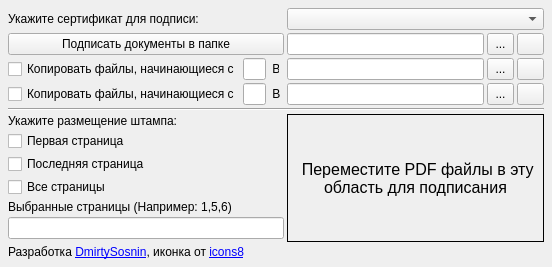
<?xml version="1.0" encoding="UTF-8"?>
<ui version="4.0">
 <class>MainWindow</class>
 <widget class="QMainWindow" name="MainWindow">
  <property name="geometry">
   <rect>
    <x>0</x>
    <y>0</y>
    <width>552</width>
    <height>252</height>
   </rect>
  </property>
  <property name="windowTitle">
   <string>Document SIGner</string>
  </property>
  <widget class="QWidget" name="centralwidget">
   <layout class="QGridLayout" name="gridLayout">
    <property name="leftMargin">
     <number>8</number>
    </property>
    <property name="topMargin">
     <number>8</number>
    </property>
    <property name="rightMargin">
     <number>8</number>
    </property>
    <property name="bottomMargin">
     <number>8</number>
    </property>
    <property name="spacing">
     <number>3</number>
    </property>
    <item row="2" column="4">
     <widget class="QLineEdit" name="lineEdit_output">
      <property name="sizePolicy">
       <sizepolicy hsizetype="Preferred" vsizetype="Fixed">
        <horstretch>0</horstretch>
        <verstretch>0</verstretch>
       </sizepolicy>
      </property>
     </widget>
    </item>
    <item row="2" column="2">
     <widget class="QLabel" name="label_6">
      <property name="sizePolicy">
       <sizepolicy hsizetype="Maximum" vsizetype="Preferred">
        <horstretch>0</horstretch>
        <verstretch>0</verstretch>
       </sizepolicy>
      </property>
      <property name="maximumSize">
       <size>
        <width>10</width>
        <height>16777215</height>
       </size>
      </property>
      <property name="text">
       <string> В</string>
      </property>
     </widget>
    </item>
    <item row="4" column="0" colspan="7">
     <widget class="Line" name="line">
      <property name="orientation">
       <enum>Qt::Horizontal</enum>
      </property>
     </widget>
    </item>
    <item row="8" column="0" colspan="4">
     <widget class="QCheckBox" name="checkBox_all_pages">
      <property name="text">
       <string>Все страницы</string>
      </property>
     </widget>
    </item>
    <item row="9" column="0" colspan="4">
     <widget class="QLabel" name="label_3">
      <property name="sizePolicy">
       <sizepolicy hsizetype="Preferred" vsizetype="Maximum">
        <horstretch>0</horstretch>
        <verstretch>0</verstretch>
       </sizepolicy>
      </property>
      <property name="text">
       <string>Выбранные страницы (Например: 1,5,6)</string>
      </property>
     </widget>
    </item>
    <item row="10" column="0" colspan="4">
     <widget class="QLineEdit" name="lineEdit_chosen_pages"/>
    </item>
    <item row="1" column="6">
     <widget class="QToolButton" name="toolButton_open_input">
      <property name="minimumSize">
       <size>
        <width>27</width>
        <height>22</height>
       </size>
      </property>
      <property name="maximumSize">
       <size>
        <width>27</width>
        <height>22</height>
       </size>
      </property>
      <property name="text">
       <string/>
      </property>
      <property name="icon">
       <iconset>
        <normaloff>icons8-открыть-папку-50.png</normaloff>icons8-открыть-папку-50.png</iconset>
      </property>
     </widget>
    </item>
    <item row="1" column="0" colspan="4">
     <widget class="QPushButton" name="pushButton">
      <property name="sizePolicy">
       <sizepolicy hsizetype="MinimumExpanding" vsizetype="Fixed">
        <horstretch>0</horstretch>
        <verstretch>0</verstretch>
       </sizepolicy>
      </property>
      <property name="text">
       <string>Подписать документы в папке</string>
      </property>
     </widget>
    </item>
    <item row="6" column="0" colspan="4">
     <widget class="QCheckBox" name="checkBox_first_page">
      <property name="text">
       <string>Первая страница</string>
      </property>
     </widget>
    </item>
    <item row="0" column="4" colspan="3">
     <widget class="QComboBox" name="comboBox_certs">
      <property name="sizePolicy">
       <sizepolicy hsizetype="Expanding" vsizetype="Fixed">
        <horstretch>0</horstretch>
        <verstretch>0</verstretch>
       </sizepolicy>
      </property>
      <property name="maximumSize">
       <size>
        <width>296</width>
        <height>16777215</height>
       </size>
      </property>
     </widget>
    </item>
    <item row="1" column="5">
     <widget class="QToolButton" name="toolButton_input">
      <property name="minimumSize">
       <size>
        <width>27</width>
        <height>22</height>
       </size>
      </property>
      <property name="maximumSize">
       <size>
        <width>27</width>
        <height>22</height>
       </size>
      </property>
      <property name="text">
       <string>...</string>
      </property>
     </widget>
    </item>
    <item row="2" column="6">
     <widget class="QToolButton" name="toolButton_open_output">
      <property name="minimumSize">
       <size>
        <width>27</width>
        <height>22</height>
       </size>
      </property>
      <property name="maximumSize">
       <size>
        <width>27</width>
        <height>22</height>
       </size>
      </property>
      <property name="text">
       <string/>
      </property>
      <property name="icon">
       <iconset>
        <normaloff>icons8-открыть-папку-50.png</normaloff>icons8-открыть-папку-50.png</iconset>
      </property>
     </widget>
    </item>
    <item row="2" column="5">
     <widget class="QToolButton" name="toolButton_output">
      <property name="minimumSize">
       <size>
        <width>27</width>
        <height>22</height>
       </size>
      </property>
      <property name="maximumSize">
       <size>
        <width>27</width>
        <height>22</height>
       </size>
      </property>
      <property name="text">
       <string>...</string>
      </property>
     </widget>
    </item>
    <item row="5" column="4" rowspan="7" colspan="3">
     <widget class="QFrame" name="frame_dropzone">
      <property name="sizePolicy">
       <sizepolicy hsizetype="Minimum" vsizetype="Preferred">
        <horstretch>0</horstretch>
        <verstretch>0</verstretch>
       </sizepolicy>
      </property>
      <property name="acceptDrops">
       <bool>true</bool>
      </property>
      <property name="frameShape">
       <enum>QFrame::Box</enum>
      </property>
      <property name="frameShadow">
       <enum>QFrame::Plain</enum>
      </property>
      <layout class="QHBoxLayout" name="horizontalLayout">
       <item>
        <widget class="QLabel" name="label_2">
         <property name="sizePolicy">
          <sizepolicy hsizetype="Preferred" vsizetype="Preferred">
           <horstretch>0</horstretch>
           <verstretch>0</verstretch>
          </sizepolicy>
         </property>
         <property name="font">
          <font>
           <pointsize>12</pointsize>
          </font>
         </property>
         <property name="acceptDrops">
          <bool>true</bool>
         </property>
         <property name="text">
          <string> Переместите PDF файлы в эту
область для подписания</string>
         </property>
         <property name="textFormat">
          <enum>Qt::PlainText</enum>
         </property>
         <property name="scaledContents">
          <bool>false</bool>
         </property>
         <property name="alignment">
          <set>Qt::AlignCenter</set>
         </property>
         <property name="wordWrap">
          <bool>false</bool>
         </property>
        </widget>
       </item>
      </layout>
     </widget>
    </item>
    <item row="3" column="6">
     <widget class="QToolButton" name="toolButton_open_output1">
      <property name="minimumSize">
       <size>
        <width>27</width>
        <height>22</height>
       </size>
      </property>
      <property name="maximumSize">
       <size>
        <width>27</width>
        <height>22</height>
       </size>
      </property>
      <property name="text">
       <string/>
      </property>
      <property name="icon">
       <iconset>
        <normaloff>icons8-открыть-папку-50.png</normaloff>icons8-открыть-папку-50.png</iconset>
      </property>
     </widget>
    </item>
    <item row="5" column="0" colspan="4">
     <widget class="QLabel" name="label_4">
      <property name="sizePolicy">
       <sizepolicy hsizetype="Preferred" vsizetype="Maximum">
        <horstretch>0</horstretch>
        <verstretch>0</verstretch>
       </sizepolicy>
      </property>
      <property name="text">
       <string>Укажите размещение штампа:</string>
      </property>
     </widget>
    </item>
    <item row="1" column="4">
     <widget class="QLineEdit" name="lineEdit_input">
      <property name="sizePolicy">
       <sizepolicy hsizetype="Preferred" vsizetype="Fixed">
        <horstretch>0</horstretch>
        <verstretch>0</verstretch>
       </sizepolicy>
      </property>
     </widget>
    </item>
    <item row="7" column="0" colspan="4">
     <widget class="QCheckBox" name="checkBox_last_page">
      <property name="text">
       <string>Последняя страница</string>
      </property>
     </widget>
    </item>
    <item row="11" column="1">
     <spacer name="verticalSpacer">
      <property name="orientation">
       <enum>Qt::Vertical</enum>
      </property>
      <property name="sizeHint" stdset="0">
       <size>
        <width>20</width>
        <height>40</height>
       </size>
      </property>
     </spacer>
    </item>
    <item row="0" column="0" colspan="4">
     <widget class="QLabel" name="label">
      <property name="sizePolicy">
       <sizepolicy hsizetype="Minimum" vsizetype="Preferred">
        <horstretch>0</horstretch>
        <verstretch>0</verstretch>
       </sizepolicy>
      </property>
      <property name="text">
       <string>Укажите сертификат для подписи:</string>
      </property>
      <property name="alignment">
       <set>Qt::AlignLeading|Qt::AlignLeft|Qt::AlignVCenter</set>
      </property>
     </widget>
    </item>
    <item row="3" column="5">
     <widget class="QToolButton" name="toolButton_output1">
      <property name="minimumSize">
       <size>
        <width>27</width>
        <height>22</height>
       </size>
      </property>
      <property name="maximumSize">
       <size>
        <width>27</width>
        <height>22</height>
       </size>
      </property>
      <property name="text">
       <string>...</string>
      </property>
     </widget>
    </item>
    <item row="2" column="1">
     <widget class="QLineEdit" name="lineEdit_prefix"/>
    </item>
    <item row="3" column="4">
     <widget class="QLineEdit" name="lineEdit_output1"/>
    </item>
    <item row="2" column="0">
     <widget class="QCheckBox" name="checkBox_copy">
      <property name="text">
       <string>Копировать файлы, начинающиеся с</string>
      </property>
      <property name="tristate">
       <bool>false</bool>
      </property>
     </widget>
    </item>
    <item row="3" column="2">
     <widget class="QLabel" name="label_7">
      <property name="text">
       <string> В</string>
      </property>
     </widget>
    </item>
    <item row="3" column="1">
     <widget class="QLineEdit" name="lineEdit_prefix1"/>
    </item>
    <item row="3" column="0">
     <widget class="QCheckBox" name="checkBox_copy1">
      <property name="text">
       <string>Копировать файлы, начинающиеся с</string>
      </property>
     </widget>
    </item>
    <item row="12" column="0" colspan="7">
     <widget class="QLabel" name="label_5">
      <property name="text">
       <string>&lt;html&gt;&lt;head/&gt;&lt;body&gt;&lt;p&gt;Разработка &lt;a href=&quot;https://boosty.to/microrazrab&quot;&gt;&lt;span style=&quot; text-decoration: underline; color:#0000ff;&quot;&gt;DmirtySosnin&lt;/span&gt;&lt;/a&gt;, иконка от &lt;a href=&quot;https://icons8.ru/&quot;&gt;&lt;span style=&quot; text-decoration: underline; color:#0000ff;&quot;&gt;icons8&lt;/span&gt;&lt;/a&gt;&lt;/p&gt;&lt;/body&gt;&lt;/html&gt;</string>
      </property>
      <property name="textFormat">
       <enum>Qt::RichText</enum>
      </property>
     </widget>
    </item>
   </layout>
  </widget>
 </widget>
 <resources/>
 <connections/>
</ui>
